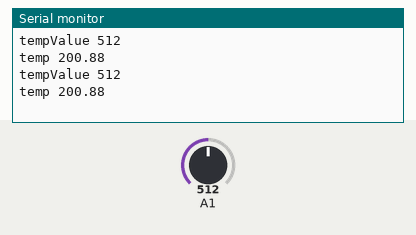
Recording of a sketch running on a simulated Arduino Uno, built with avr-gcc and run on an emulated ATmega328P. Parts: the last lines printed to the serial monitor. The inputs (shaded band) are chosen by the test bench; at power-on: A1 = 512.

Above: at 2.8 s.
2.9 s: A1 set to 716
At 4.4 s:
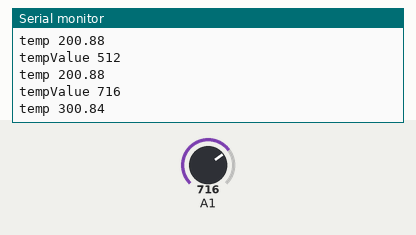
5.6 s: A1 set to 900
At 7.2 s:
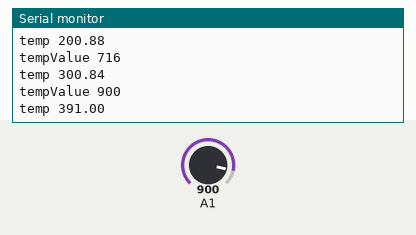
Timing chart, 0 to 8.7 s (numbered marks = the images above; inputs shaded):
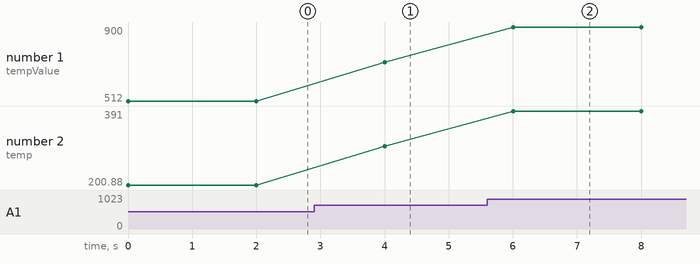

Measured:
- after the input at 2.9 s, the serial monitor: prints a new line after 1.1 s (image 1)
- after the input at 5.6 s, the serial monitor: prints a new line after 0.40 s (image 2)
- plotted number 1: 512 → 716 after the input at 2.9 s, 716 → 900 after the input at 5.6 s
- plotted number 2: 200.88 → 300.84 after the input at 2.9 s, 300.84 → 391 after the input at 5.6 s

The sketch:

TemperatureSensor.ino
```cpp
void setup() {
  // put your setup code here, to run once:
  Serial.begin(115200);
  pinMode(A1,INPUT);

}

void loop() {
  // put your main code here, to run repeatedly:
  int tempValue;
  float temp;
  tempValue=analogRead(A1);
  Serial.print("tempValue ");
  Serial.println(tempValue);
  temp=((tempValue*4.9)-500)/10.0;
  Serial.print("temp ");
  Serial.println(temp);

  delay(2000);

}
```
